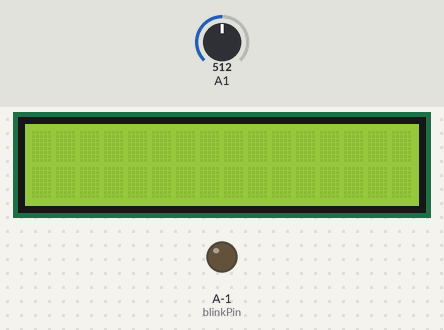
The sketch below on a simulated ATtiny85, built for the host (arithmetic inside an expression is 32-bit, double 64-bit). Shown: 16×2 character LCD, output pins drawn as LEDs (lit = HIGH). The inputs (shaded band) are chosen by the test bench; at power-on: A1 = 512. Pins used as bus, display or sensor lines are not drawn; what the sketch prints to the serial monitor is not drawn.

Above: at 1.2 s.
1.3 s: A1 set to 513
At 4.0 s:
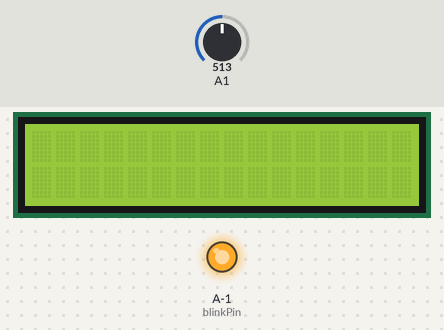
4.3 s: A1 set to 490
At 5.3 s:
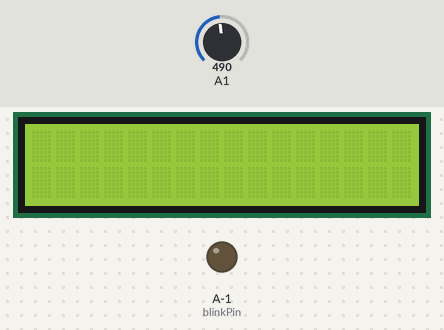
5.8 s: A1 set to 522
At 6.4 s:
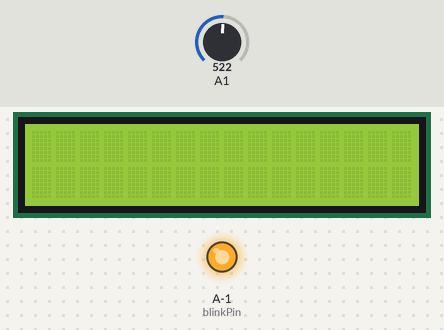
7.3 s: A1 set to 511
At 7.8 s:
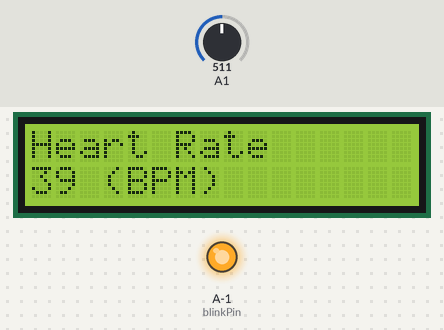
Timing chart, 0 to 11.3 s (numbered marks = the images above; inputs shaded):
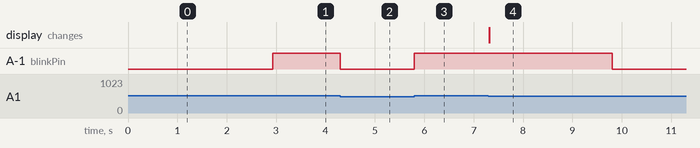

The sketch:

PulseSensorAmped_Arduino_1dot4.ino
```cpp
/* This code was originally found on http://www.pulsesensor.com and
http://playground.arduino.cc/ComponentLib/Thermistor. , then modified by our team*/

/*  Pulse Sensor Amped 1.4    by Joel Murphy and Yury Gitman   http://www.pulsesensor.com

----------------------  Notes ----------------------  ----------------------
This code:
1) Blinks an LED to User's Live Heartbeat   PIN 13
2) Fades an LED to User's Live HeartBeat
3) Determines BPM
4) Prints All of the Above to Serial

Read Me:
https://github.com/WorldFamousElectronics/PulseSensor_Amped_Arduino/blob/master/README.md
 ----------------------       ----------------------  ----------------------
*/

#include <Arduino.h>
#include <avr/pgmspace.h>
#include <LiquidCrystal.h>
LiquidCrystal lcd (8,9,4,5,6,7);

byte degree[8] = {
  B00100,
  B01010,
  B00100,
  B00000,
  B00000,
  B00000,
  B00000,
  B00000};

const int temps[] PROGMEM = { 0, 1, 2, 3, 4, 6, 7, 8, 9, 10, 11, 12, 13, 14, 15, 16, 17, 18, 19, 20, 21, 22, 24, 25, 26, 27, 28, 29, 30, 31, 32, 33, 34, 35, 36, 37, 38, 39, 40, 41, 42, 43, 44, 45, 46, 47, 48, 49, 50, 51, 52, 53, 54, 55, 56, 57, 58, 59, 60, 61, 62, 63, 64, 65, 66, 67, 68, 68, 69, 70, 71, 72, 73, 74, 75, 76, 77, 78, 79, 80, 81, 82, 83, 84, 85, 86, 87, 88, 88, 89, 90, 91, 92, 93, 94, 95, 96, 97, 98, 99, 100, 101, 102, 102, 103, 104, 105, 106, 107, 108, 109, 110, 111, 112, 113, 114, 114, 115, 116, 117, 118, 119, 120, 121, 122, 123, 124, 124, 125, 126, 127, 128, 129, 130, 131, 132, 133, 134, 134, 135, 136, 137, 138, 139, 140, 141, 142, 143, 143, 144, 145, 146, 147, 148, 149, 150, 151, 151, 152, 153, 154, 155, 156, 157, 158, 159, 159, 160, 161, 162, 163, 164, 165, 166, 167, 167, 168, 169, 170, 171, 172, 173, 174, 175, 175, 176, 177, 178, 179, 180, 181, 182, 182, 183, 184, 185, 186, 187, 188, 189, 190, 190, 191, 192, 193, 194, 195, 196, 197, 197, 198, 199, 200, 201, 202, 203, 204, 205, 205, 206, 207, 208, 209, 210, 211, 212, 212, 213, 214, 215, 216, 217, 218, 219, 220, 220, 221, 222, 223, 224, 225, 226, 227, 228, 228, 229, 230, 231, 232, 233, 234, 235, 235, 236, 237, 238, 239, 240, 241, 242, 243, 243, 244, 245, 246, 247, 248, 249, 250, 251, 252, 252, 253, 254, 255, 256, 257, 258, 259, 260, 260, 261, 262, 263, 264, 265, 266, 267, 268, 269, 269, 270, 271, 272, 273, 274, 275, 276, 277, 278, 279, 279, 280, 281, 282, 283, 284, 285, 286, 287, 288, 289, 289, 290, 291, 292, 293, 294, 295, 296, 297, 298, 299, 300, 301, 301, 302, 303, 304, 305, 306, 307, 308, 309, 310, 311, 312, 313, 314, 315, 315, 316, 317, 318, 319, 320, 321, 322, 323, 324, 325, 326, 327, 328, 329, 330, 331, 332, 333, 334, 335, 335, 336, 337, 338, 339, 340, 341, 342, 343, 344, 345, 346, 347, 348, 349, 350, 351, 352, 353, 354, 355, 356, 357, 358, 359, 360, 361, 362, 363, 364, 365, 366, 367, 368, 369, 370, 371, 372, 373, 374, 375, 376, 377, 378, 379, 380, 381, 382, 383, 384, 385, 386, 387, 388, 389, 390, 392, 393, 394, 395, 396, 397, 398, 399, 400, 401, 402, 403, 404, 405, 406, 407, 408, 410, 411, 412, 413, 414, 415, 416, 417, 418, 419, 420, 422, 423, 424, 425, 426, 427, 428, 429, 430, 432, 433, 434, 435, 436, 437, 438, 439, 441, 442, 443, 444, 445, 446, 448, 449, 450, 451, 452, 453, 455, 456, 457, 458, 459, 460, 462, 463, 464, 465, 466, 468, 469, 470, 471, 472, 474, 475, 476, 477, 479, 480, 481, 482, 484, 485, 486, 487, 489, 490, 491, 492, 494, 495, 496, 498, 499, 500, 501, 503, 504, 505, 507, 508, 509, 511, 512, 513, 515, 516, 517, 519, 520, 521, 523, 524, 525, 527, 528, 530, 531, 532, 534, 535, 537, 538, 539, 541, 542, 544, 545, 547, 548, 550, 551, 552, 554, 555, 557, 558, 560, 561, 563, 564, 566, 567, 569, 570, 572, 574, 575, 577, 578, 580, 581, 583, 585, 586, 588, 589, 591, 593, 594, 596, 598, 599, 601, 603, 604, 606, 608, 609, 611, 613, 614, 616, 618, 620, 621, 623, 625, 627, 628, 630, 632, 634, 636, 638, 639, 641, 643, 645, 647, 649, 651, 653, 654, 656, 658, 660, 662, 664, 666, 668, 670, 672, 674, 676, 678, 680, 683, 685, 687, 689, 691, 693, 695, 697, 700, 702, 704, 706, 708, 711, 713, 715, 718, 720, 722, 725, 727, 729, 732, 734, 737, 739, 741, 744, 746, 749, 752, 754, 757, 759, 762, 764, 767, 770, 773, 775, 778, 781, 784, 786, 789, 792, 795, 798, 801, 804, 807, 810, 813, 816, 819, 822, 825, 829, 832, 835, 838, 842, 845, 848, 852, 855, 859, 862, 866, 869, 873, 877, 881, 884, 888, 892, 896, 900, 904, 908, 912, 916, 920, 925, 929, 933, 938, 942, 947, 952, 956, 961, 966, 971, 976, 981, 986, 991, 997, 1002, 1007, 1013, 1019, 1024, 1030, 1036, 1042, 1049, 1055, 1061, 1068, 1075, 1082, 1088, 1096, 1103, 1110, 1118, 1126, 1134, 1142, 1150, 1159, 1168, 1177, 1186, 1196, 1206, 1216, 1226, 1237, 1248, 1260, 1272, 1284, 1297, 1310, 1324, 1338, 1353, 1369, 1385, 1402, 1420, 1439, 1459, 1480, 1502 };

//  Variables
int btnInput = 0;
int pulsePin = 1;                 // Pulse Sensor purple wire connected to analog pin 0
int blinkPin = 13;                // pin to blink led at each beat
int fadePin = 5;                  // pin to do fancy classy fading blink at each beat
int fadeRate = 0;                 // used to fade LED on with PWM on fadePin

// Volatile Variables, used in the interrupt service routine!
volatile int BPM;                   // int that holds raw Analog in 0. updated every 2mS
volatile int Signal;                // holds the incoming raw data
volatile int IBI = 600;             // int that holds the time interval between beats! Must be seeded!
volatile boolean Pulse = false;     // "True" when User's live heartbeat is detected. "False" when not a "live beat".
volatile boolean QS = false;        // becomes true when Arduoino finds a beat.

// Regards Serial OutPut  -- Set This Up to your needs
static boolean serialVisual = true;   // Set to 'false' by Default.  Re-set to 'true' to see Arduino Serial Monitor ASCII Visual Pulse


void setup(){
  lcd.begin(16,2);
  lcd.print("Temperature");
  lcd.createChar(0, degree);

  btnInput = analogRead(0);
  while(btnInput < 500 || btnInput > 800){
    lcd.setCursor(0,1);
    lcd.print("                ");

    int temp = analogRead(8) - 238;
    temp = pgm_read_word(&temps[temp]);

    int beforeDecimal= temp / 10;
    int afterDecimal = temp - beforeDecimal * 10;

    lcd.setCursor(0,1);
    lcd.print(beforeDecimal);
    lcd.print(".");
    lcd.print(afterDecimal);
    lcd.print(" (");
    lcd.write((byte)0);
    lcd.print("C)");

    btnInput = analogRead(0);

    delay(50);
  }
  lcd.clear();

  pinMode(blinkPin,OUTPUT);         // pin that will blink to your heartbeat!
  pinMode(fadePin,OUTPUT);          // pin that will fade to your heartbeat!
  Serial.begin(115200);             // we agree to talk fast!
  interruptSetup();                 // sets up to read Pulse Sensor signal every 2mS
   // IF YOU ARE POWERING The Pulse Sensor AT VOLTAGE LESS THAN THE BOARD VOLTAGE,
   // UN-COMMENT THE NEXT LINE AND APPLY THAT VOLTAGE TO THE A-REF PIN
//   analogReference(EXTERNAL);


}


//  Where the Magic Happens
void loop(){

    serialOutput() ;

  if (QS == true){     // A Heartbeat Was Found
                       // BPM and IBI have been Determined
                       // Quantified Self "QS" true when arduino finds a heartbeat
        fadeRate = 255;         // Makes the LED Fade Effect Happen
                                // Set 'fadeRate' Variable to 255 to fade LED with pulse
        serialOutputWhenBeatHappens();   // A Beat Happened, Output that to serial.
        QS = false;                      // reset the Quantified Self flag for next time
  }

  ledFadeToBeat();                      // Makes the LED Fade Effect Happen
  delay(20);                             //  take a break
}


void ledFadeToBeat(){
    fadeRate -= 15;                         //  set LED fade value
    fadeRate = constrain(fadeRate,0,255);   //  keep LED fade value from going into negative numbers!
    analogWrite(fadePin,fadeRate);          //  fade LED
  }
```

AllSerialHandling.ino
```cpp
/* This code was originally found on http://www.pulsesensor.com and
http://playground.arduino.cc/ComponentLib/Thermistor. , then modified by our team*/

//////////
/////////  All Serial Handling Code,
/////////  It's Changeable with the 'serialVisual' variable
/////////  Set it to 'true' or 'false' when it's declared at start of code.
/////////

void serialOutput(){   // Decide How To Output Serial.
 if (serialVisual == true){
     arduinoSerialMonitorVisual('-', Signal);   // goes to function that makes Serial Monitor Visualizer
 } else{
      sendDataToSerial('S', Signal);     // goes to sendDataToSerial function
 }
}


//  Decides How To OutPut BPM and IBI Data
void serialOutputWhenBeatHappens(){
 if (serialVisual == true){            //  Code to Make the Serial Monitor Visualizer Work
    Serial.print("*** Heart-Beat Happened *** ");  //ASCII Art Madness
    Serial.print("BPM: ");
    Serial.print(BPM);
    Serial.print("  ");
    lcd.clear();
    lcd.setCursor(0,0);
    lcd.print("Heart Rate");
    lcd.setCursor(0,1);
    lcd.print(BPM);
    lcd.print(" (BPM)");
 } else{
        sendDataToSerial('B',BPM);   // send heart rate with a 'B' prefix
        sendDataToSerial('Q',IBI);   // send time between beats with a 'Q' prefix
 }
}


//  Sends Data to Pulse Sensor Processing App, Native Mac App, or Third-party Serial Readers.
void sendDataToSerial(char symbol, int data ){
    Serial.print(symbol);

    Serial.println(data);
  }


//  Code to Make the Serial Monitor Visualizer Work
void arduinoSerialMonitorVisual(char symbol, int data ){
  const int sensorMin = 0;      // sensor minimum, discovered through experiment
const int sensorMax = 1024;    // sensor maximum, discovered through experiment

  int sensorReading = data;
  // map the sensor range to a range of 12 options:
  int range = map(sensorReading, sensorMin, sensorMax, 0, 11);

}
```

Interrupt.ino
```cpp
/* This code was originally found on http://www.pulsesensor.com and
http://playground.arduino.cc/ComponentLib/Thermistor. , then modified by our team*/

volatile int rate[10];                    // array to hold last ten IBI values
volatile unsigned long sampleCounter = 0;          // used to determine pulse timing
volatile unsigned long lastBeatTime = 0;           // used to find IBI
volatile int P =512;                      // used to find peak in pulse wave, seeded
volatile int T = 512;                     // used to find trough in pulse wave, seeded
volatile int thresh = 525;                // used to find instant moment of heart beat, seeded
volatile int amp = 100;                   // used to hold amplitude of pulse waveform, seeded
volatile boolean firstBeat = true;        // used to seed rate array so we startup with reasonable BPM
volatile boolean secondBeat = false;      // used to seed rate array so we startup with reasonable BPM


void interruptSetup(){
  // Initializes Timer2 to throw an interrupt every 2mS.
  TCCR2A = 0x02;     // DISABLE PWM ON DIGITAL PINS 3 AND 11, AND GO INTO CTC MODE
  TCCR2B = 0x06;     // DON'T FORCE COMPARE, 256 PRESCALER
  OCR2A = 0X7C;      // SET THE TOP OF THE COUNT TO 124 FOR 500Hz SAMPLE RATE
  TIMSK2 = 0x02;     // ENABLE INTERRUPT ON MATCH BETWEEN TIMER2 AND OCR2A
  sei();             // MAKE SURE GLOBAL INTERRUPTS ARE ENABLED
}


// THIS IS THE TIMER 2 INTERRUPT SERVICE ROUTINE.
// Timer 2 makes sure that we take a reading every 2 miliseconds
ISR(TIMER2_COMPA_vect){                         // triggered when Timer2 counts to 124
  cli();                                      // disable interrupts while we do this
  Signal = analogRead(pulsePin);              // read the Pulse Sensor
  sampleCounter += 2;                         // keep track of the time in mS with this variable
  int N = sampleCounter - lastBeatTime;       // monitor the time since the last beat to avoid noise

    //  find the peak and trough of the pulse wave
  if(Signal < thresh && N > (IBI/5)*3){       // avoid dichrotic noise by waiting 3/5 of last IBI
    if (Signal < T){                        // T is the trough
      T = Signal;                         // keep track of lowest point in pulse wave
    }
  }

  if(Signal > thresh && Signal > P){          // thresh condition helps avoid noise
    P = Signal;                             // P is the peak
  }                                        // keep track of highest point in pulse wave

  //  NOW IT'S TIME TO LOOK FOR THE HEART BEAT
  // signal surges up in value every time there is a pulse
  if (N > 250){                                   // avoid high frequency noise
    if ( (Signal > thresh) && (Pulse == false) && (N > (IBI/5)*3) ){
      Pulse = true;                               // set the Pulse flag when we think there is a pulse
      digitalWrite(blinkPin,HIGH);                // turn on pin 13 LED
      IBI = sampleCounter - lastBeatTime;         // measure time between beats in mS
      lastBeatTime = sampleCounter;               // keep track of time for next pulse

      if(secondBeat){                        // if this is the second beat, if secondBeat == TRUE
        secondBeat = false;                  // clear secondBeat flag
        for(int i=0; i<=9; i++){             // seed the running total to get a realisitic BPM at startup
          rate[i] = IBI;
        }
      }

      if(firstBeat){                         // if it's the first time we found a beat, if firstBeat == TRUE
        firstBeat = false;                   // clear firstBeat flag
        secondBeat = true;                   // set the second beat flag
        sei();                               // enable interrupts again
        return;                              // IBI value is unreliable so discard it
      }


      // keep a running total of the last 10 IBI values
      word runningTotal = 0;                  // clear the runningTotal variable

      for(int i=0; i<=8; i++){                // shift data in the rate array
        rate[i] = rate[i+1];                  // and drop the oldest IBI value
        runningTotal += rate[i];              // add up the 9 oldest IBI values
      }

      rate[9] = IBI;                          // add the latest IBI to the rate array
      runningTotal += rate[9];                // add the latest IBI to runningTotal
      runningTotal /= 10;                     // average the last 10 IBI values
      BPM = 60000/runningTotal;               // how many beats can fit into a minute? that's BPM!
      QS = true;                              // set Quantified Self flag
      // QS FLAG IS NOT CLEARED INSIDE THIS ISR
    }
  }

  if (Signal < thresh && Pulse == true){   // when the values are going down, the beat is over
    digitalWrite(blinkPin,LOW);            // turn off pin 13 LED
    Pulse = false;                         // reset the Pulse flag so we can do it again
    amp = P - T;                           // get amplitude of the pulse wave
    thresh = amp/2 + T;                    // set thresh at 50% of the amplitude
    P = thresh;                            // reset these for next time
    T = thresh;
  }

  if (N > 2500){                           // if 2.5 seconds go by without a beat
    thresh = 512;                          // set thresh default
    P = 512;                               // set P default
    T = 512;                               // set T default
    lastBeatTime = sampleCounter;          // bring the lastBeatTime up to date
    firstBeat = true;                      // set these to avoid noise
    secondBeat = false;                    // when we get the heartbeat back
  }

  sei();                                   // enable interrupts when youre done!
}// end isr
```

Source omitted: Timer_Interrupt_Notes.ino (7832 bytes)

Measured:
- the behaviour switches between 512 and 513 on A1 (found by bisection; images 0 and 1)
- after the input at 1.3 s, A-1 (blinkPin): LOW → HIGH after 1.6 s
- after the input at 4.3 s, A-1 (blinkPin): HIGH → LOW at once
- after the input at 5.8 s, A-1 (blinkPin): LOW → HIGH at once
- after the input at 7.3 s, A-1 (blinkPin): HIGH → LOW after 2.5 s; the display: changes at once (image 4)
